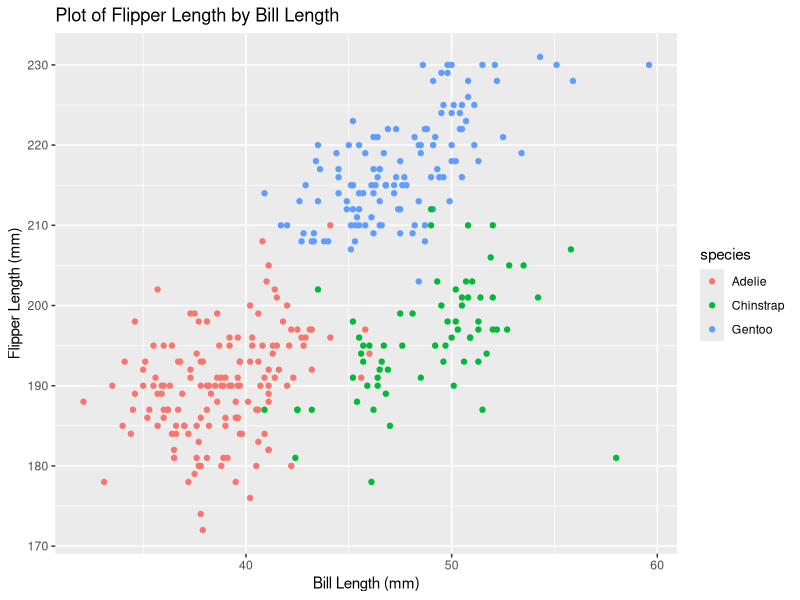
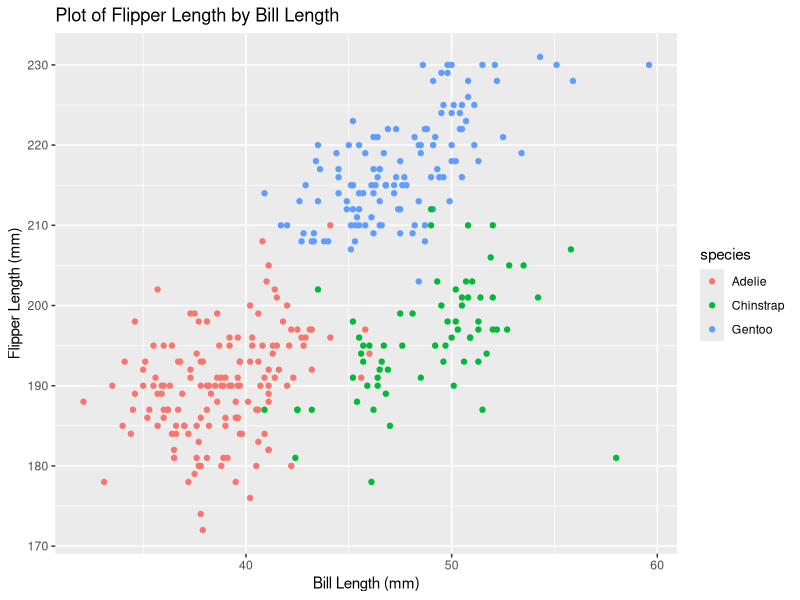

Recreate these plots in R, in order.
## ---- chunk 1
library(tidyverse)

problem1_df = tibble(
  vec_numeric = rnorm(10),
  vec_logical = ifelse(vec_numeric > 0, TRUE, FALSE),
  vec_character = c("This", "is", "a", "character", "vector", "for", "the", "first", "homework", "problem"),
  vec_factor = factor(c("low", "middle", "high", "low", "low", "middle", "high", "low", "middle", "middle"))
)

mean(problem1_df$vec_numeric)

mean(problem1_df$vec_logical)

mean(problem1_df$vec_character)

mean(problem1_df$vec_factor)
## ---- chunk 2
as.numeric(problem1_df$vec_logical)

vec_log_to_num = as.numeric(problem1_df$vec_logical) * problem1_df$vec_numeric

as.numeric(problem1_df$vec_character)

vec_char_to_num = as.numeric(problem1_df$vec_character) * problem1_df$vec_numeric

as.numeric(problem1_df$vec_factor)

vec_fact_to_num = as.numeric(problem1_df$vec_factor) * problem1_df$vec_numeric

## ---- chunk 3
data("penguins", package = "palmerpenguins")

## ---- chunk 4
ggplot(penguins, aes(x = bill_length_mm, y = flipper_length_mm, color = species)) + geom_point() + xlab("Bill Length (mm)") + ylab("Flipper Length (mm)") + ggtitle("Plot of Flipper Length by Bill Length")

ggsave("p8105_hw1_problem2_sec2209.png")

